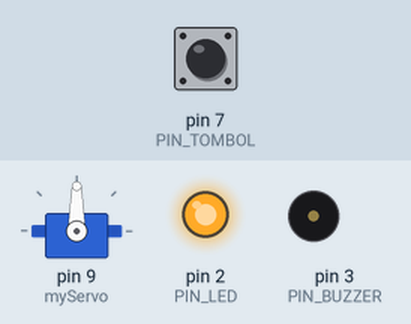
This sketch was run on a simulated Arduino Uno, built with avr-gcc and run on an emulated ATmega328P. On the bench: servo, output pins drawn as LEDs (lit = HIGH), buzzer (waves = sounding). Inputs (shaded band) come from the test bench; at power-on: pin 7 (PIN_TOMBOL) HIGH. The local clock reads 2024-03-15 10:24:30 at power-on unless the sketch sets it; the audio player accepts every command and is not drawn; what the sketch prints to the serial monitor is not drawn.

Above: at 2.7 s.
2.8 s: pin 7 (PIN_TOMBOL) pulled LOW for 0.15 s
At 3.1 s:
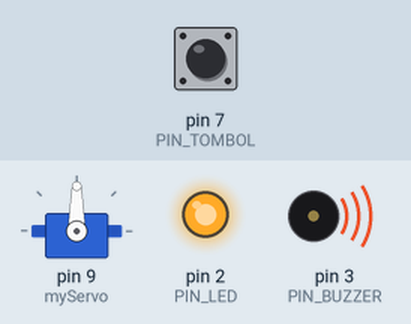
Timing chart, 0 to 13.7 s (numbered marks = the images above; inputs shaded):
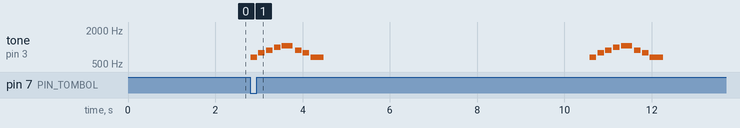

The sketch:

debugging.ino
```cpp
#include <Wire.h>
#include <RTClib.h>
#include <SoftwareSerial.h>
#include <DFRobotDFPlayerMini.h>
#include <Servo.h>
#include <LowPower.h>

Servo myServo;  // Membuat objek servo

// RTC
RTC_DS3231 rtc;

// DFPlayer via SoftwareSerial
SoftwareSerial dfSerial(10, 11); // RX = 10, TX = 11
DFRobotDFPlayerMini pemutarAudio;

// Pin
#define PIN_LED 2
#define PIN_BUZZER 3
#define PIN_TOMBOL 7

// Status logika
bool sudahDinyalakan = false;
bool sudahDirespon = false;
bool sudahPeringatanLambat = false;

// Variabel tombol (tanpa debounce)
bool lastStateTombol = HIGH;

// Untuk tampilan waktu
unsigned long waktuTerakhirCetak = 0;

int jadwal_jam = 6;
int jadwal_menit = 15;
int peringatan_telat = jadwal_menit + 1;
int telat = jadwal_menit + 2;

void setup() {
  Serial.begin(9600);
  Wire.begin();

  myServo.attach(9); // Menghubungkan servo ke pin digital 9

  pinMode(PIN_LED, OUTPUT);
  pinMode(PIN_BUZZER, OUTPUT);
  pinMode(PIN_TOMBOL, INPUT_PULLUP);

  digitalWrite(PIN_LED, HIGH);
  noTone(PIN_BUZZER);

  if (!rtc.begin()) {
    Serial.println("RTC tidak terdeteksi!");
    while (1);
  }
  Serial.println("RTC terdeteksi!");
  rtc.adjust(DateTime(F(__DATE__), F(__TIME__)));

  dfSerial.begin(9600);
  if (!pemutarAudio.begin(dfSerial)) {
    Serial.println("Gagal memulai DFPlayer Mini.");
    while (1);
  }
  // myServo.write(0);
  delay(1000);
  pemutarAudio.volume(30); // 0–30
  // pemutarAudio.play(5);    // Putar 005.mp3 saat start
}

bool tombolDitekan() {
  bool currentState = digitalRead(PIN_TOMBOL);
  if (lastStateTombol == HIGH && currentState == LOW) {
    lastStateTombol = currentState;
    return true;
  }
  lastStateTombol = currentState;
  return false;
}

void loop() {
  myServo.write(90);
  DateTime sekarang = rtc.now();

  if (millis() - waktuTerakhirCetak >= 1000) {
    waktuTerakhirCetak = millis();
    Serial.print("Waktu: ");
    Serial.print(sekarang.hour());
    Serial.print(":");
    if (sekarang.minute() < 10) Serial.print("0");
    Serial.print(sekarang.minute());
    Serial.print(":");
    if (sekarang.second() < 10) Serial.print("0");
    Serial.println(sekarang.second());
  }

  bool tombol = tombolDitekan();
  int jam = sekarang.hour();
  int menit = sekarang.minute();
  int detik = sekarang.second();

  if ((jam != jadwal_jam || menit > peringatan_telat) && (sudahDinyalakan || sudahDirespon || sudahPeringatanLambat)) {
    sudahDinyalakan = false;
    sudahDirespon = false;
    sudahPeringatanLambat = false;
    digitalWrite(PIN_LED, HIGH);
    noTone(PIN_BUZZER);
  }

  if (jam == jadwal_jam && menit == jadwal_menit && !sudahDinyalakan) {
    playMelody2();
    sudahDinyalakan = true;
    pemutarAudio.play(5);
    delay(5000);
    tone(PIN_BUZZER, 300); // Nada rendah
  }

  if (sudahDinyalakan && !sudahDirespon) {
    if (millis() % 1000 < 500) {
      digitalWrite(PIN_LED, HIGH);
    } else {
      digitalWrite(PIN_LED, LOW);
    }

    if (tombol) {
      playMelody2();
      sudahDirespon = true;
      myServo.write(0);
      delay(1000);
      digitalWrite(PIN_LED, HIGH);
      noTone(PIN_BUZZER);
      pemutarAudio.play(3);
      delay(10000);
      playMelody2();
    }

    if (!sudahPeringatanLambat && (jam == jadwal_jam && menit == peringatan_telat)) {
      sudahPeringatanLambat = true;
      noTone(PIN_BUZZER);
      pemutarAudio.play(2);
      delay(5000);
      tone(PIN_BUZZER, 300);
    }

    if (sudahPeringatanLambat && !sudahDirespon && (jam == jadwal_jam && menit == telat)) {
      digitalWrite(PIN_LED, HIGH);
      noTone(PIN_BUZZER);
      sudahDirespon = true;
      pemutarAudio.play(4);
      delay(5000);
    }

  } else {
    digitalWrite(PIN_LED, HIGH);
    noTone(PIN_BUZZER);
  }

  if ((!(jam == jadwal_jam && menit <= peringatan_telat && menit >= jadwal_menit) || sudahDirespon) && digitalRead(PIN_TOMBOL) == LOW) {
    playMelody();
    pemutarAudio.play(1);
    delay(6000);
    playMelody();
  }

  LowPower.idle(SLEEP_15MS, ADC_ON, TIMER2_ON, TIMER1_ON, TIMER0_ON,
                SPI_OFF, USART0_ON, TWI_ON);
}

void playTone(int freq, int dur) {
  tone(PIN_BUZZER, freq, dur);
  delay(dur * 1.2); // jeda antar nada
}

void playMelody() {
  playTone(659, 150); // E5
  playTone(784, 150); // G5
  playTone(880, 150); // A5
  playTone(988, 150); // B5
  playTone(1046, 250); // C6
  playTone(880, 150);  // A5
  playTone(784, 150);  // G5
  playTone(659, 300);  // E5
  noTone(PIN_BUZZER);  // Matikan suara
}

void playMelody2() {
  playTone(523, 120);  // C5
  playTone(659, 120);  // E5
  playTone(784, 120);  // G5
  playTone(988, 180);  // B5
  playTone(784, 100);  // G5
  playTone(1046, 250); // C6
  playTone(784, 100);  // G5
  playTone(880, 300);  // A5
  noTone(PIN_BUZZER);
}
```

Measured:
- after the input at 2.8 s, tone on pin 3 (PIN_BUZZER): plays 659 Hz for 0.15 s, 784 Hz for 0.15 s, 880 Hz for 0.15 s, 988 Hz for 0.15 s, 1046 Hz for 0.25 s, 880 Hz for 0.15 s … (16 notes in this stretch), starting at once
